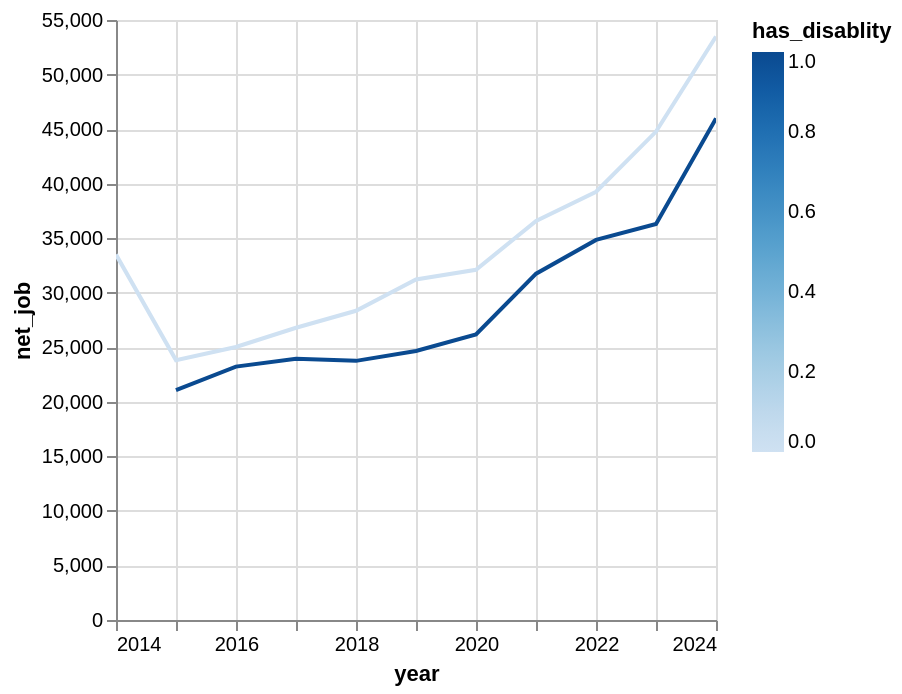

The notebook cell saved with this chart:
### Code cell
(
    panel_working_pop_common_2019_2020
        .filter((pl.col('is_employed_no_disablity') == 1)|(pl.col('is_employed_has_disablity') == 1))
        .with_columns(pl.col('year').cast(pl.Int32).cast(pl.String).str.to_date("%Y"))
        .group_by(['year', 'has_disablity']).agg(pl.col('net_job').mean())
).plot.line(x='year', y='net_job', color='has_disablity')

### Figure 1 — Vega-Lite specification as saved in the notebook (floating-point values rounded to 4 significant figures)
{"config": {"view": {"continuousWidth": 300, "continuousHeight": 300}}, "data": {"name": "data-6c328cd6223d90f9b3ab55b710320fe6"}, "mark": {"type": "line", "tooltip": true}, "encoding": {"color": {"field": "has_disablity", "type": "quantitative"}, "x": {"field": "year", "type": "temporal"}, "y": {"field": "net_job", "type": "quantitative"}}, "params": [{"name": "param_1e9efca18e7a2868", "select": {"type": "interval", "encodings": ["x", "y"]}, "bind": "scales"}], "$schema": "https://vega.github.io/schema/vega-lite/v6.1.0.json", "datasets": {"data-6c328cd6223d90f9b3ab55b710320fe6": [{"year": "2016-01-01T00:00:00", "has_disablity": 1, "net_job": 23230.0}, {"year": "2017-01-01T00:00:00", "has_disablity": 1, "net_job": 23950.0}, {"year": "2018-01-01T00:00:00", "has_disablity": 1, "net_job": 23760.0}, {"year": "2020-01-01T00:00:00", "has_disablity": 1, "net_job": 26170.0}, {"year": "2024-01-01T00:00:00", "has_disablity": 0, "net_job": 53490.0}, {"year": "2021-01-01T00:00:00", "has_disablity": 1, "net_job": 31750.0}, {"year": "2022-01-01T00:00:00", "has_disablity": 1, "net_job": 34840.0}, {"year": "2023-01-01T00:00:00", "has_disablity": 1, "net_job": 36300.0}, {"year": "2017-01-01T00:00:00", "has_disablity": 0, "net_job": 26790.0}, {"year": "2019-01-01T00:00:00", "has_disablity": 0, "net_job": 31210.0}, {"year": "2019-01-01T00:00:00", "has_disablity": 1, "net_job": 24660.0}, {"year": "2020-01-01T00:00:00", "has_disablity": 0, "net_job": 32110.0}, {"year": "2021-01-01T00:00:00", "has_disablity": 0, "net_job": 36570.0}, {"year": "2024-01-01T00:00:00", "has_disablity": 1, "net_job": 45980.0}, {"year": "2014-01-01T00:00:00", "has_disablity": 0, "net_job": 33490.0}, {"year": "2015-01-01T00:00:00", "has_disablity": 0, "net_job": 23820.0}, {"year": "2015-01-01T00:00:00", "has_disablity": 1, "net_job": 21060.0}, {"year": "2018-01-01T00:00:00", "has_disablity": 0, "net_job": 28350.0}, {"year": "2022-01-01T00:00:00", "has_disablity": 0, "net_job": 39260.0}, {"year": "2016-01-01T00:00:00", "has_disablity": 0, "net_job": 25030.0}, {"year": "2023-01-01T00:00:00", "has_disablity": 0, "net_job": 44770.0}]}}
